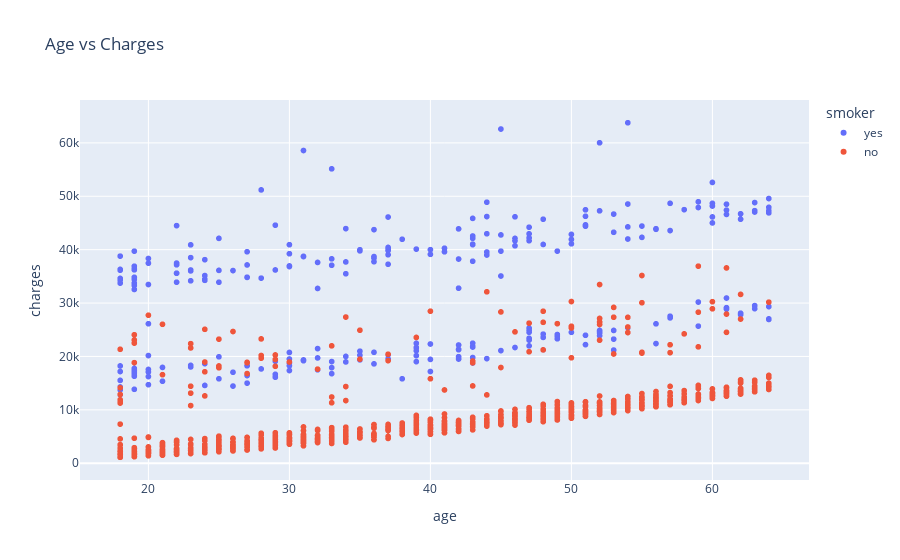

Notebook cell for this chart:
### Markdown cell above
**Age and Charges**

Let's visualize the relationship between "age" and "charges" using a scatter plot. Each point in the scatter plot represents one customer. We'll also use values in the "smoker" column to color the points.

### Code cell
px.scatter(medical,
           x = "age",
           y = "charges",
           color = "smoker",
           title = "Age vs Charges")

### Figure 1 — Plotly figure (JSON) as saved in the notebook; plotly's stock layout.template omitted (floating-point values rounded to 4 significant figures; data arrays with more than 128 entries replaced by an {"elided": "..."} marker saying what was removed)
{"data": [{"hovertemplate": "smoker=yes<br>age=%{x}<br>charges=%{y}<extra></extra>", "legendgroup": "yes", "marker": {"color": "#636efa", "symbol": "circle"}, "mode": "markers", "name": "yes", "showlegend": true, "type": "scattergl", "x": {"elided": "274 int values"}, "xaxis": "x", "y": {"elided": "274 float values"}, "yaxis": "y"}, {"hovertemplate": "smoker=no<br>age=%{x}<br>charges=%{y}<extra></extra>", "legendgroup": "no", "marker": {"color": "#EF553B", "symbol": "circle"}, "mode": "markers", "name": "no", "showlegend": true, "type": "scattergl", "x": {"elided": "1064 int values"}, "xaxis": "x", "y": {"elided": "1064 float values"}, "yaxis": "y"}], "layout": {"legend": {"title": {"text": "smoker"}, "tracegroupgap": 0}, "title": {"text": "Age vs Charges"}, "xaxis": {"anchor": "y", "domain": [0, 1], "title": {"text": "age"}}, "yaxis": {"anchor": "x", "domain": [0, 1], "title": {"text": "charges"}}}}
